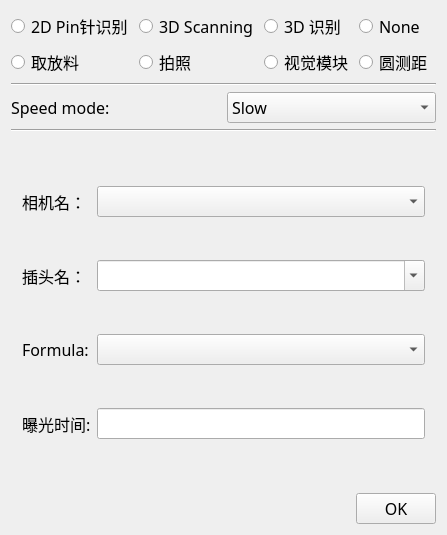
<?xml version="1.0" encoding="UTF-8"?>
<ui version="4.0">
 <class>qg_FormulaClass</class>
 <widget class="QWidget" name="qg_FormulaClass">
  <property name="geometry">
   <rect>
    <x>0</x>
    <y>0</y>
    <width>447</width>
    <height>535</height>
   </rect>
  </property>
  <property name="font">
   <font>
    <family>微软雅黑</family>
    <pointsize>12</pointsize>
   </font>
  </property>
  <property name="windowTitle">
   <string>配方步骤</string>
  </property>
  <layout class="QVBoxLayout" name="verticalLayout" stretch="0,0,1,0,8,1">
   <item>
    <layout class="QGridLayout" name="gridLayout_2">
     <item row="1" column="0">
      <widget class="QRadioButton" name="radioButton_Feeding">
       <property name="minimumSize">
        <size>
         <width>0</width>
         <height>30</height>
        </size>
       </property>
       <property name="text">
        <string>取放料</string>
       </property>
      </widget>
     </item>
     <item row="0" column="2">
      <widget class="QRadioButton" name="radioButton_3Didentify">
       <property name="minimumSize">
        <size>
         <width>0</width>
         <height>30</height>
        </size>
       </property>
       <property name="focusPolicy">
        <enum>Qt::StrongFocus</enum>
       </property>
       <property name="text">
        <string>3D 识别</string>
       </property>
      </widget>
     </item>
     <item row="0" column="1">
      <widget class="QRadioButton" name="radioButton_3D">
       <property name="minimumSize">
        <size>
         <width>0</width>
         <height>30</height>
        </size>
       </property>
       <property name="focusPolicy">
        <enum>Qt::StrongFocus</enum>
       </property>
       <property name="text">
        <string>3D Scanning</string>
       </property>
      </widget>
     </item>
     <item row="0" column="0">
      <widget class="QRadioButton" name="radioButton_2D">
       <property name="minimumSize">
        <size>
         <width>0</width>
         <height>30</height>
        </size>
       </property>
       <property name="text">
        <string>2D Pin针识别</string>
       </property>
      </widget>
     </item>
     <item row="0" column="3">
      <widget class="QRadioButton" name="radioButton_None">
       <property name="minimumSize">
        <size>
         <width>0</width>
         <height>30</height>
        </size>
       </property>
       <property name="focusPolicy">
        <enum>Qt::StrongFocus</enum>
       </property>
       <property name="text">
        <string>None</string>
       </property>
      </widget>
     </item>
     <item row="1" column="2">
      <widget class="QRadioButton" name="radioButton_Visual_Identity">
       <property name="text">
        <string>视觉模块</string>
       </property>
      </widget>
     </item>
     <item row="1" column="1">
      <widget class="QRadioButton" name="radioButton_takePhoto">
       <property name="text">
        <string>拍照</string>
       </property>
      </widget>
     </item>
     <item row="1" column="3">
      <widget class="QRadioButton" name="radioButton_CircleMeasure">
       <property name="text">
        <string>圆测距</string>
       </property>
      </widget>
     </item>
    </layout>
   </item>
   <item>
    <widget class="Line" name="line_2">
     <property name="orientation">
      <enum>Qt::Horizontal</enum>
     </property>
    </widget>
   </item>
   <item>
    <layout class="QHBoxLayout" name="horizontalLayout_2">
     <item>
      <widget class="QLabel" name="label_SpeedMode">
       <property name="text">
        <string>Speed mode:</string>
       </property>
      </widget>
     </item>
     <item>
      <widget class="QComboBox" name="comboBox_SpeedMode">
       <item>
        <property name="text">
         <string>Slow</string>
        </property>
       </item>
       <item>
        <property name="text">
         <string>Medium</string>
        </property>
       </item>
       <item>
        <property name="text">
         <string>High</string>
        </property>
       </item>
      </widget>
     </item>
    </layout>
   </item>
   <item>
    <widget class="Line" name="line">
     <property name="orientation">
      <enum>Qt::Horizontal</enum>
     </property>
    </widget>
   </item>
   <item>
    <widget class="QStackedWidget" name="stackedWidget">
     <property name="currentIndex">
      <number>0</number>
     </property>
     <widget class="QWidget" name="page_2Dphoto">
      <layout class="QGridLayout" name="gridLayout">
       <item row="1" column="0">
        <widget class="QLabel" name="label_ProductName_2">
         <property name="text">
          <string>插头名：</string>
         </property>
        </widget>
       </item>
       <item row="2" column="1">
        <widget class="QComboBox" name="comboBox_Formula_2D"/>
       </item>
       <item row="2" column="0">
        <widget class="QLabel" name="label_Formula_2">
         <property name="text">
          <string>Formula:</string>
         </property>
        </widget>
       </item>
       <item row="0" column="0">
        <widget class="QLabel" name="label_11">
         <property name="text">
          <string>相机名：</string>
         </property>
        </widget>
       </item>
       <item row="1" column="1">
        <widget class="QComboBox" name="comboBox_ProductName_2D">
         <property name="editable">
          <bool>true</bool>
         </property>
        </widget>
       </item>
       <item row="0" column="1">
        <widget class="QComboBox" name="comboBox_cameraName_2"/>
       </item>
       <item row="3" column="0">
        <widget class="QLabel" name="label_Exposure">
         <property name="text">
          <string>曝光时间:</string>
         </property>
        </widget>
       </item>
       <item row="3" column="1">
        <widget class="QLineEdit" name="lineEdit_ExposureTime"/>
       </item>
      </layout>
     </widget>
     <widget class="QWidget" name="page_3DScanning">
      <layout class="QGridLayout" name="gridLayout_3">
       <item row="2" column="1">
        <widget class="QLineEdit" name="lineEdit_3dScanRow">
         <property name="text">
          <string>2000</string>
         </property>
        </widget>
       </item>
       <item row="1" column="1">
        <widget class="QComboBox" name="comboBox_3dCloud">
         <property name="editable">
          <bool>true</bool>
         </property>
        </widget>
       </item>
       <item row="0" column="0">
        <widget class="QCheckBox" name="checkBox_save3dCloud">
         <property name="text">
          <string>保存3D点云</string>
         </property>
        </widget>
       </item>
       <item row="1" column="0">
        <widget class="QLabel" name="label_3dCloud">
         <property name="text">
          <string>3D点云名：</string>
         </property>
        </widget>
       </item>
       <item row="2" column="0">
        <widget class="QLabel" name="label_3dScanRow">
         <property name="text">
          <string>3D扫描行数：</string>
         </property>
        </widget>
       </item>
       <item row="3" column="0">
        <widget class="QLabel" name="label_16">
         <property name="text">
          <string>曝光时间：</string>
         </property>
        </widget>
       </item>
       <item row="3" column="1">
        <widget class="QLineEdit" name="lineEdit_ExposureTime_3D"/>
       </item>
      </layout>
     </widget>
     <widget class="QWidget" name="page_3Didentify">
      <layout class="QGridLayout" name="gridLayout_5">
       <item row="0" column="0">
        <widget class="QLabel" name="label_3dCloud_2">
         <property name="text">
          <string>3D点云名：</string>
         </property>
        </widget>
       </item>
       <item row="0" column="1">
        <widget class="QComboBox" name="comboBox_3dCloud_2">
         <property name="editable">
          <bool>false</bool>
         </property>
        </widget>
       </item>
       <item row="1" column="0">
        <widget class="QLabel" name="label_ProductName">
         <property name="text">
          <string>插头名：</string>
         </property>
        </widget>
       </item>
       <item row="1" column="1">
        <widget class="QComboBox" name="comboBox_ProductName_3D">
         <property name="editable">
          <bool>true</bool>
         </property>
        </widget>
       </item>
       <item row="2" column="0">
        <widget class="QLabel" name="label_Formula">
         <property name="text">
          <string>Formula:</string>
         </property>
        </widget>
       </item>
       <item row="2" column="1">
        <widget class="QComboBox" name="comboBox_Formula_3D"/>
       </item>
      </layout>
     </widget>
     <widget class="QWidget" name="page_Feeding">
      <layout class="QGridLayout" name="gridLayout_4">
       <item row="0" column="0">
        <widget class="QLabel" name="label">
         <property name="text">
          <string>取料动作：</string>
         </property>
        </widget>
       </item>
       <item row="0" column="1">
        <widget class="QComboBox" name="comboBox_FeedingAction">
         <item>
          <property name="text">
           <string>扫码Mes确认</string>
          </property>
         </item>
         <item>
          <property name="text">
           <string>抓料_倍速链</string>
          </property>
         </item>
         <item>
          <property name="text">
           <string>放料_倍速链</string>
          </property>
         </item>
         <item>
          <property name="text">
           <string>抓料_载具</string>
          </property>
         </item>
         <item>
          <property name="text">
           <string>放料_载具</string>
          </property>
         </item>
        </widget>
       </item>
      </layout>
     </widget>
     <widget class="QWidget" name="page_takePhoto">
      <layout class="QGridLayout" name="gridLayout_7">
       <item row="0" column="0">
        <widget class="QLabel" name="label_2">
         <property name="text">
          <string>相机名：</string>
         </property>
        </widget>
       </item>
       <item row="1" column="0">
        <widget class="QLabel" name="label_4">
         <property name="text">
          <string>相片名：</string>
         </property>
        </widget>
       </item>
       <item row="1" column="1">
        <widget class="QComboBox" name="comboBox_photoName">
         <property name="editable">
          <bool>true</bool>
         </property>
        </widget>
       </item>
       <item row="0" column="1">
        <widget class="QComboBox" name="comboBox_cameraName"/>
       </item>
       <item row="2" column="0">
        <widget class="QLabel" name="label_12">
         <property name="text">
          <string>曝光时间：</string>
         </property>
        </widget>
       </item>
       <item row="2" column="1">
        <widget class="QLineEdit" name="lineEdit_Exposure_2"/>
       </item>
      </layout>
     </widget>
     <widget class="QWidget" name="page_TempMatch">
      <layout class="QGridLayout" name="gridLayout_6">
       <item row="1" column="1">
        <widget class="QComboBox" name="comboBox_Visual_Identity">
         <item>
          <property name="text">
           <string>模板匹配</string>
          </property>
         </item>
         <item>
          <property name="text">
           <string>一维码模块</string>
          </property>
         </item>
         <item>
          <property name="text">
           <string>二维码模块</string>
          </property>
         </item>
         <item>
          <property name="text">
           <string>Blob模块</string>
          </property>
         </item>
         <item>
          <property name="text">
           <string>圆检测</string>
          </property>
         </item>
        </widget>
       </item>
       <item row="1" column="0">
        <widget class="QLabel" name="label_3">
         <property name="text">
          <string>视觉方案：</string>
         </property>
        </widget>
       </item>
       <item row="4" column="0">
        <widget class="QCheckBox" name="checkBox_ResultMerging">
         <property name="text">
          <string>与同相片结果合并</string>
         </property>
        </widget>
       </item>
       <item row="0" column="0">
        <widget class="QLabel" name="label_5">
         <property name="text">
          <string>相片名：</string>
         </property>
        </widget>
       </item>
       <item row="2" column="1">
        <widget class="QComboBox" name="comboBox_Formula_TempMatch"/>
       </item>
       <item row="0" column="1">
        <widget class="QComboBox" name="comboBox_photoName_2"/>
       </item>
       <item row="2" column="0">
        <widget class="QLabel" name="label_Formula_3">
         <property name="text">
          <string>Formula:</string>
         </property>
        </widget>
       </item>
      </layout>
     </widget>
     <widget class="QWidget" name="page">
      <layout class="QGridLayout" name="gridLayout_8">
       <item row="0" column="0" colspan="2">
        <widget class="QLabel" name="label_9">
         <property name="text">
          <string>相片名：</string>
         </property>
        </widget>
       </item>
       <item row="0" column="2">
        <widget class="QComboBox" name="comboBox_photoName_3"/>
       </item>
       <item row="1" column="0">
        <widget class="QLabel" name="label_Formula_5">
         <property name="text">
          <string>圆测距配方一：</string>
         </property>
        </widget>
       </item>
       <item row="1" column="1" colspan="2">
        <widget class="QComboBox" name="comboBox_Formula_CircleOne"/>
       </item>
       <item row="2" column="0">
        <widget class="QLabel" name="label_Formula_4">
         <property name="text">
          <string>圆测距配方二：</string>
         </property>
        </widget>
       </item>
       <item row="2" column="1" colspan="2">
        <widget class="QComboBox" name="comboBox_Formula_CircleTwo"/>
       </item>
       <item row="3" column="0">
        <widget class="QLabel" name="label_6">
         <property name="text">
          <string>基准值：</string>
         </property>
        </widget>
       </item>
       <item row="3" column="1" colspan="2">
        <widget class="QLineEdit" name="lineEdit_Benchmark"/>
       </item>
       <item row="4" column="0">
        <widget class="QLabel" name="label_7">
         <property name="text">
          <string>上偏差：</string>
         </property>
        </widget>
       </item>
       <item row="4" column="1" colspan="2">
        <widget class="QLineEdit" name="lineEdit_UpError"/>
       </item>
       <item row="5" column="0">
        <widget class="QLabel" name="label_8">
         <property name="text">
          <string>下偏差：</string>
         </property>
        </widget>
       </item>
       <item row="5" column="1" colspan="2">
        <widget class="QLineEdit" name="lineEdit_DownError"/>
       </item>
       <item row="6" column="0" colspan="2">
        <widget class="QLabel" name="label_10">
         <property name="text">
          <string>1mm像素距离：</string>
         </property>
        </widget>
       </item>
       <item row="6" column="2">
        <widget class="QLineEdit" name="lineEdit_PixDistance"/>
       </item>
      </layout>
     </widget>
    </widget>
   </item>
   <item>
    <layout class="QHBoxLayout" name="horizontalLayout">
     <item>
      <spacer name="horizontalSpacer">
       <property name="orientation">
        <enum>Qt::Horizontal</enum>
       </property>
       <property name="sizeHint" stdset="0">
        <size>
         <width>40</width>
         <height>20</height>
        </size>
       </property>
      </spacer>
     </item>
     <item>
      <widget class="QPushButton" name="pushButton_OK">
       <property name="text">
        <string>OK</string>
       </property>
      </widget>
     </item>
    </layout>
   </item>
  </layout>
 </widget>
 <layoutdefault spacing="6" margin="11"/>
 <resources/>
 <connections/>
</ui>
